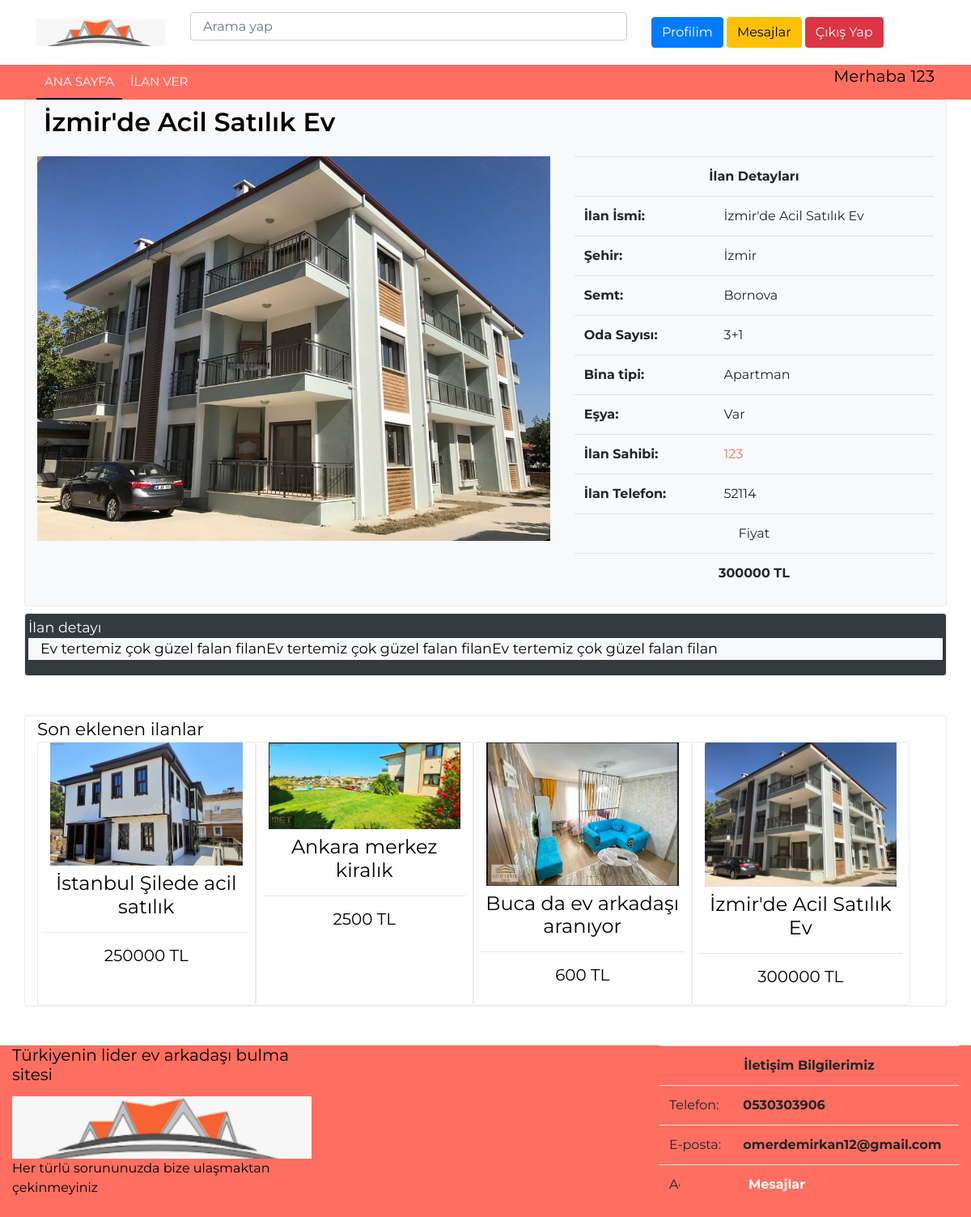
/ilan.php?id=7 (signed in), run on the app's committed database.
### tables this page shows
CREATE TABLE `ilanlar` (
  `id` int(11) NOT NULL,
  `addusername` varchar(255) NOT NULL,
  `email` varchar(255) NOT NULL,
  `serial` varchar(255) NOT NULL,
  `ilan_isim` varchar(255) NOT NULL,
  `ilan_bölge` varchar(255) NOT NULL,
  `ilan_sehir` varchar(255) NOT NULL,
  `ilan_fiyat` int(11) NOT NULL,
  `ilan_oda` varchar(255) NOT NULL,
  `ilan_tip` varchar(255) NOT NULL,
  `ilan_kira` varchar(255) NOT NULL,
  `ilan_atip` varchar(255) NOT NULL,
  `ilan_esya` varchar(255) NOT NULL,
  `ilan_resim` varchar(255) NOT NULL,
  `ilan_mes` varchar(255) NOT NULL
);

CREATE TABLE `accounts` (
  `id` int(11) NOT NULL,
  `username` varchar(255) NOT NULL,
  `email` varchar(255) NOT NULL,
  `password` varchar(255) NOT NULL,
  `number` varchar(255) NOT NULL,
  `registerdate` datetime NOT NULL DEFAULT current_timestamp(),
  `serial` varchar(255) NOT NULL
);

### ilan.php (the view)
<?php include 'header.php';
$id=$_GET["id"];
$sql=$db->prepare("SELECT * FROM ilanlar WHERE id=?");
$sql->execute([$id]);
$ilan=$sql->fetch();
$sql=$db->prepare("SELECT * FROM accounts WHERE username=?");
$sql->execute([$ilan["addusername"]]);
$sahip=$sql->fetch();
 ?>
<div class="container">
  <div class="row bg-light rounded" style="border:1px solid #eaeaea">
    <div class="col-12">
      <h2 class="p-2"><?php echo $ilan["ilan_isim"]; ?></h2>
    </div>
    <div class="col-md-7">
      <img src="<?php echo $ilan["ilan_resim"]; ?>" class="img-fluid" alt="İlan resmi">
    </div>
    <div class="col-md-5">
      <table class="table ">
        <tr>
          <th colspan="2" class="text-center" style="font-size:2vh">İlan Detayları</th>
        </tr>
        <tr>
          <th>İlan İsmi:</th>
          <td><?php echo $ilan["ilan_isim"]; ?></td>
        </tr>
        <tr>
          <th>Şehir:</th>
          <td><?php echo $ilan["ilan_sehir"]; ?></td>
        </tr>
        <tr>
          <th>Semt:</th>
          <td><?php echo $ilan["ilan_bölge"]; ?></td>
        </tr>
        <tr>
          <th>Oda Sayısı:</th>
          <td><?php echo $ilan["ilan_oda"]; ?></td>
        </tr>
        <tr>
          <th>Bina tipi:</th>
          <td><?php echo $ilan["ilan_atip"]; ?></td>
        </tr>
        <tr>
          <th>Eşya:</th>
          <td><?php echo $ilan["ilan_esya"]; ?></td>
        </tr>
        <tr>
          <th>İlan Sahibi:</th>
          <td><a href="profil.php?kadi=<?php echo $ilan["addusername"]; ?>"><?php echo $ilan["addusername"]; ?></a> </td>
        </tr>
        <tr>
          <th>İlan Telefon:</th>
          <td><?php echo $sahip["number"]; ?></td>
        </tr>
        <tr>
          <td class="text-center" style="font-size:2vh" colspan="2"><?php echo ($ilan["ilan_fiyat"]) ? "Fiyat" : "Kira" ; ?></td>
        </tr>
        <tr>
          <th class="text-center" style="font-size:2vh" colspan="2"><?php echo ($ilan["ilan_fiyat"]) ? $ilan["ilan_fiyat"] : $ilan["ilan_kira"] ; ?> TL</th>
        </tr>
      </table>
    </div>
  </div>
  <div class="row mt-2">
    <div class="p-1  m-0 col-12 rounded bg-dark text-white" style="border:1px solid #eaeaea;font-size:2.2vh">
      İlan detayı
    <div class="col-12 bg-light ">
      <p>
        <?php echo $ilan["ilan_mes"]; ?>
      </p>
    </div>
  </div>
  </div>
  <div class="row">
    <div class=" m-0 mt-5 col-12 rounded bg-white " style="border:1px solid #eaeaea;font-size:2.7vh">
      Son eklenen ilanlar
    <div class="col-12  row">
      <?php $sql=$db->prepare("SELECT * FROM `ilanlar` ORDER BY id DESC LIMIT 0,4");
      $sql->execute();
      while ($son=$sql->fetch()):?>
      <div class="col-3 bg-white rounded" style="border:1px solid #eaeaea">
        <div class="row">
          <div class="col-12">
            <a href="ilan.php?id=<?php echo $son["id"]; ?>">
              <img src="<?php echo $son["ilan_resim"]; ?>" class="img-fluid" alt="İlan Resmi">
            </a>
          </div>
          <div class="col-12 text-center p-2">
            <a href="ilan.php?id=<?php echo $son["id"]; ?>">
              <h4><?php echo $son["ilan_isim"]; ?></h4>
              <hr>
              <h5><?php echo ($son["ilan_fiyat"]) ? $son["ilan_fiyat"] : $son["ilan_kira"] ; ?> TL</h5>
            </a>
          </div>
        </div>
      </div>
    <?php endwhile; ?>
    </div>
  </div>
  </div>
</div>
<?php include 'footer.php'; ?>

### header.php (shortened to what this page needs)
<!DOCTYPE html>
<html lang="en">
    <head>
        <link href="https://stackpath.bootstrapcdn.com/bootstrap/4.4.1/css/bootstrap.min.css" rel="stylesheet">
        <link href="https://cdnjs.cloudflare.com/ajax/libs/font-awesome/5.10.0/css/all.min.css" rel="stylesheet">
        <link href="lib/slick/slick.css" rel="stylesheet">
        <link href="lib/slick/slick-theme.css" rel="stylesheet">
        <link href="css/style.css" rel="stylesheet">
    </head>
    <body>
      <div class="text-center text-white py-2" style="background:#ff6f61;font-size:2vh;cursor:pointer;position:fixed;width:20%;left:70%;top:96%;z-index:998" id="chatminimized">
        <strong>Mesajlar</strong>
      </div>
        <div class="brand">
            <div class="container">
                <div class="row align-items-center">
                    <div class="col-lg-2 col-md-2">
                        <div class="b-logo">
                            <a href="index.php">
                                <img src="images/logo.png" class="img-fluid" alt="Logo" style="width: 100%; height: 100%;">
                            </a>
                        </div>
                    </div>
                    <div class="col-lg-6 col-md-6">
                      <input type="text" id="aramainput" placeholder="Arama yap" name="" value="" class="form-control">
                    </div>
                    <div class="col-lg-4 col-md-4">
                      <a href="profilim.php" class="btn btn-primary">Profilim</a>
                      <a class="btn btn-warning chatopener">Mesajlar</a>
                      <a class="btn btn-danger" href="cikis.php">Çıkış Yap</a>
                    </div>
                </div>
            </div>
        </div>
        <div class="nav-bar">
            <div class="container">
                <nav class="navbar navbar-expand-md bg-dark navbar-dark">
                    <div class="collapse navbar-collapse justify-content-between" id="navbarCollapse">
                        <div class="navbar-nav mr-auto">
                            <a href="index.php" class="nav-item nav-link active">Ana Sayfa</a>
                            <a href="new.php" class="nav-item nav-link">İlan Ver</a>
                        </div>
                        <div class="social ml-auto ">
                              <h5><?php echo "Merhaba ".$_SESSION['user']['username']?></h5>
                        </div>
                    </div>
                </nav>
            </div>
        </div>

### footer.php (shortened to what this page needs)
<div class="row m-0 mt-5" style="background:#ff6f61">
<div class="col-4">
<h5>Türkiyenin lider ev arkadaşı bulma sitesi</h5>
<img src="images/logo.png" class="img-fluid" alt="">
<p>Her türlü sorununuzda bize ulaşmaktan çekinmeyiniz</p>
</div>
<div class="col-4">
</div>
<div class="col-4">
  <table class="table">
    <tr>
      <th colspan="2" class="text-center">İletişim Bilgilerimiz</th>
    </tr>
    <tr>
      <td>Telefon:</td>
      <th>0530303906</th>
    </tr>
    <tr>
      <td>E-posta:</td>
      <th>omerdemirkan12@gmail.com</th>
    </tr>
    <tr>
      <td>Adres:</td>
      <th>İzmir/Buca</th>
    </tr>
  </table>
</div>
</div>
    </body>
</html>

### css/style.css (style rules this page uses)
body { color: #000000; font-family: 'Montserrat', sans-serif; font-weight: 400; background: #ffffff; }
a { color: #FF6F61; transition: 0.5s; }
p { padding: 0; margin: 0 0 15px 0; color: #000000; }
h1, h2, h3, h4, h5, h6 { margin: 0 0 15px 0; padding: 0; color: #000000; font-weight: 600; }
h4, h5, h6 { font-weight: 400; }
.form-control, .custom-select { width: 100%; height: 35px; padding: 5px 15px; color: #999999; border: 1px solid #cccccc; margin-bottom: 15px }
.brand { margin: 15px 0; background: #ffffff; }
.brand .b-logo { text-align: left; overflow: hidden; }
.brand .b-logo a img { max-width: 100%; max-height: 60px; }
@media (min-width: 768px) { .brand { max-height: 90px; } }
.nav-bar { position: relative; }
.nav-bar .navbar { height: 100%; padding: 0; }
.navbar-dark .navbar-nav .nav-link, .navbar-dark .navbar-nav .nav-link:focus, .navbar-dark .navbar-nav .nav-link:hover, .navbar-dark .navbar-nav .nav-link.active { padding: 10px 10px 8px 10px; color: #ffffff; }
.navbar-dark .navbar-nav .nav-link:hover, .navbar-dark .navbar-nav .nav-link.active { border-bottom: 2px solid #000000; transition: none; }
@media (min-width: 768px) { .nav-bar, .nav-bar .navbar { background: #FF6F61 !important; } }
@media (min-width: 768px) { .nav-bar a.nav-link { padding: 8px 15px; font-size: 15px; text-transform: uppercase; } }
.nav-bar .social { font-size: 0; overflow: hidden; }

### data on the page
ilanlar: ilan_isim "İzmir'de Acil Satılık Ev", ilan_resim (picture), ilan_sehir "İzmir", ilan_bölge "Bornova", ilan_oda "3+1", ilan_atip "Apartman", ilan_esya "Var", addusername "123", ilan_fiyat "300000", ilan_mes "Ev tertemiz çok güzel falan filanEv tertemiz çok güzel falan filanEv tertemiz çok güzel falan filan"
accounts: number "52114"
ilanlar: ilan_resim (picture), ilan_isim "İstanbul Şilede acil satılık", ilan_fiyat "250000"
ilanlar: ilan_resim (picture), ilan_isim "Ankara merkez kiralık", ilan_fiyat "2500"
ilanlar: ilan_resim (picture), ilan_isim "Buca da ev arkadaşı aranıyor", ilan_fiyat "600"

### other printed values
$_SESSION['user']['username'] "123"
